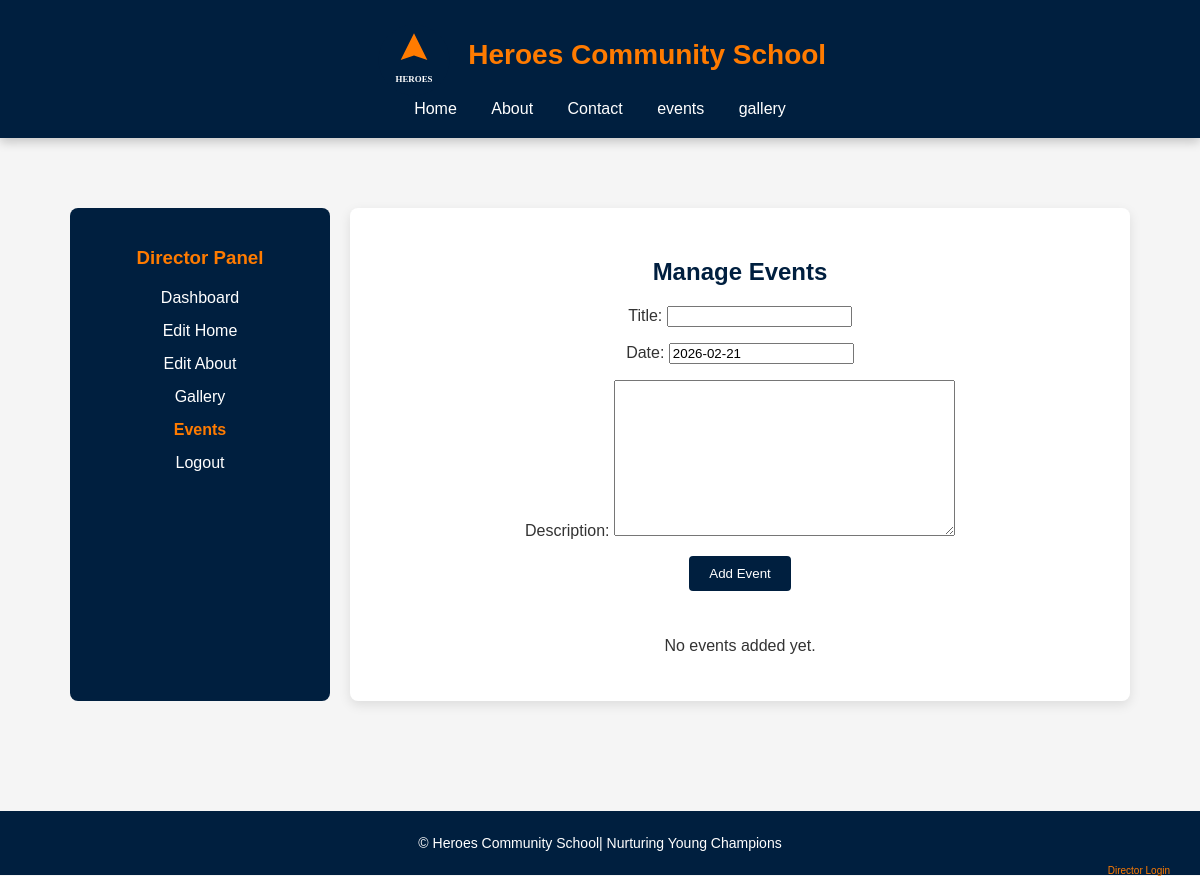
/director/events/ (signed in), run on an earlier commit of the app's database.
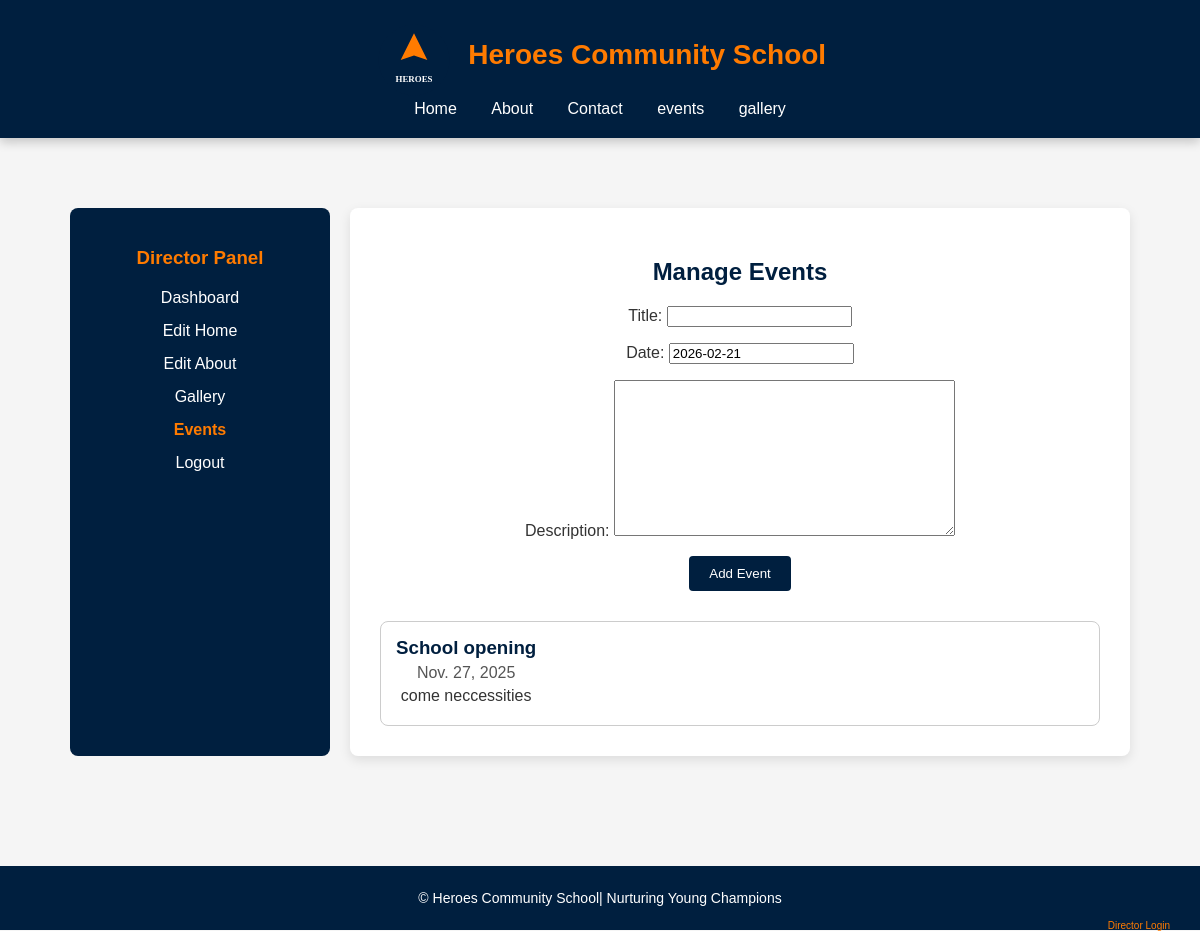
And on a later commit of the database.
### main/models.py (models this page shows, shortened)
class Event(models.Model):
    title = models.CharField(max_length=200)
    description = models.TextField(blank=True)
    date = models.DateField(default=datetime.date.today)
    date_posted = models.DateTimeField(auto_now_add=True)

### director/views.py (the view)
# urls.py: path('events/', manage_events, name='manage_events'),
@login_required
def manage_events(request):
    events = Event.objects.all().order_by('-date')
    if request.method == 'POST':
        form = EventForm(request.POST)
        if form.is_valid():
            form.save()
            return redirect('manage_events')
    else:
        form = EventForm()
    return render(request, 'director/manage_events.html', {'form': form, 'events': events})

### director/forms.py
class EventForm(forms.ModelForm):
    class Meta:
        model = Event
        fields = ['title', 'date', 'description']

### templates/director/manage_events.html (shortened to what this page needs)
{% extends "base.html" %}
{% load static %}
{% block content %}
<div style="display: flex; gap: 20px; margin: 40px;">
  <aside style="width: 220px; background-color: #001f3f; padding: 20px; border-radius: 8px;">
    <h3 style="color: #ff7b00; text-align: center; margin-bottom: 20px;">Director Panel</h3>
    <ul style="list-style: none; padding: 0;">
      <li style="margin: 15px 0;"><a href="{% url 'dashboard' %}" style="color: #fff; text-decoration: none;">Dashboard</a></li>
      <li style="margin: 15px 0;"><a href="{% url 'edit_home' %}" style="color: #fff; text-decoration: none;">Edit Home</a></li>
      <li style="margin: 15px 0;"><a href="{% url 'edit_about' %}" style="color: #fff; text-decoration: none;">Edit About</a></li>
      <li style="margin: 15px 0;"><a href="{% url 'manage_gallery' %}" style="color: #fff; text-decoration: none;">Gallery</a></li>
      <li style="margin: 15px 0;"><a href="{% url 'manage_events' %}" style="color: #ff7b00; text-decoration: none; font-weight: bold;">Events</a></li>
      <li style="margin: 15px 0;"><a href="{% url 'logout' %}" style="color: #fff; text-decoration: none;">Logout</a></li>
    </ul>
  </aside>
  <section style="flex: 1; background-color: #fff; padding: 30px; border-radius: 8px; box-shadow: 0 4px 12px rgba(0,0,0,0.1);">
    <h2 style="color: #001f3f; margin-bottom: 20px;">Manage Events</h2>
    <form method="post" style="margin-bottom: 30px;">
      {{ form.as_p }}
      <button type="submit" style="background-color: #001f3f; color: #fff; padding: 10px 20px; border: none; border-radius: 4px; cursor: pointer;">
        Add Event
      </button>
    </form>
    <div style="display: flex; flex-direction: column; gap: 15px;">
      {% for event in events %}
        <div style="border: 1px solid #ccc; border-radius: 8px; padding: 15px; display: flex; justify-content: space-between; align-items: center;">
          <div>
            <h3 style="margin: 0; color: #001f3f;">{{ event.title }}</h3>
            <p style="margin: 5px 0; color: #555;">{{ event.date }}</p>
            <p style="margin: 5px 0;">{{ event.description }}</p>
          </div>
        </div>
      {% empty %}
        <p>No events added yet.</p>
      {% endfor %}
    </div>
  </section>
</div>
{% endblock %}

What changed in the data, as far as the page shows it:
added Event: title "School opening", date "Nov. 27, 2025", description "come neccessities"
Also different on the page:
text no longer shown: "No events added yet."
